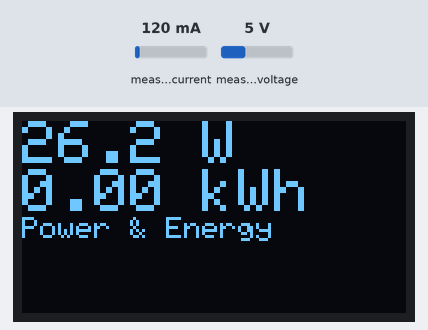
Bench run of a sketch on a simulated ESP32. On the bench: 128×64 one-colour display. Inputs (shaded band) come from the test bench; at power-on: measured current 120 mA, measured voltage 5 V. WiFi joins after 1.5 s; servers stay silent unless stated; the display library's start-up logo is not drawn; uploads are accepted with an empty reply; what the sketch prints to the serial monitor is not drawn.

Above: at 6.9 s.
7.0 s: measured current set to 40 mA
At 7.4 s:
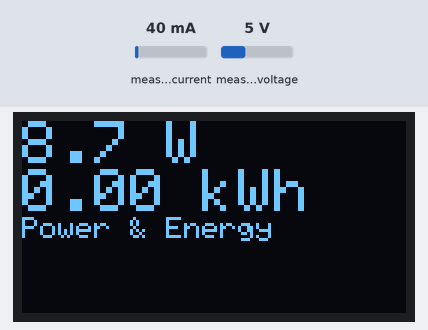
11.8 s: measured current set to 500 mA
At 14.6 s:
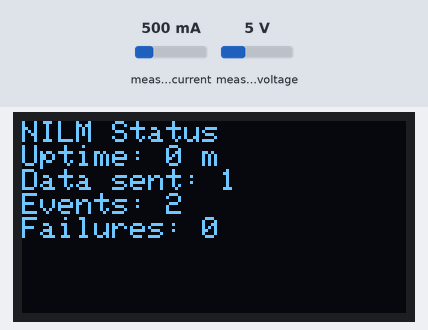
14.8 s: measured voltage set to 0.3 V
At 15.7 s:
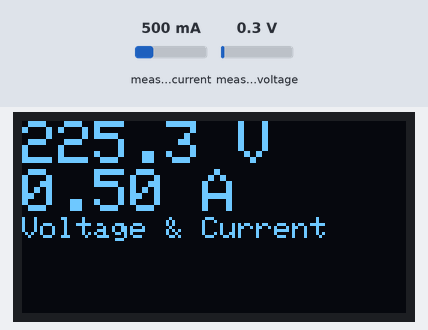
17.8 s: measured voltage set to 3.8 V
At 18.8 s:
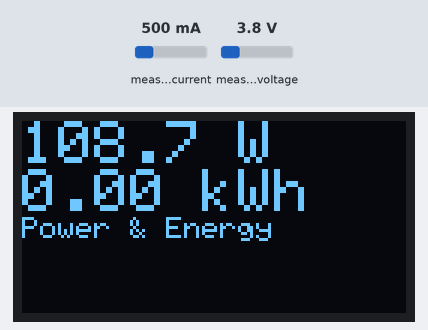
Timing chart, 0 to 20.8 s (numbered marks = the images above; inputs shaded):
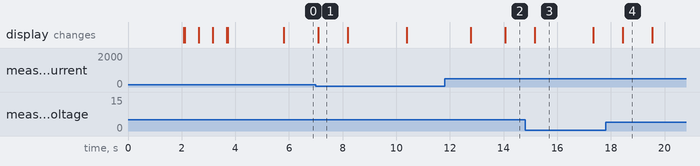

The sketch:

sketch_sep8b.ino
```cpp
#include <WiFi.h>
#include <HTTPClient.h>
#include <PZEM004Tv30.h>
#include <Wire.h>
#include <Adafruit_GFX.h>
#include <Adafruit_SSD1306.h>

// PZEM-004T connections (using Hardware Serial2 on ESP32)
#define PZEM_RX_PIN 16
#define PZEM_TX_PIN 17
#define PZEM_SERIAL Serial2

// OLED display settings
#define SCREEN_WIDTH 128
#define SCREEN_HEIGHT 64
#define OLED_RESET -1
#define SCREEN_ADDRESS 0x3C

// WiFi credentials
const char* ssid = "ACD";
const char* password = "pass1234";

// Server details
const char* serverURL = "http://10.235.96.251:5000/api/data";

// API Key - MUST MATCH SERVER API KEY
const char* apiKey = "nilm-system-api-key-2023"; // Change this to match your server

// PZEM object
PZEM004Tv30 pzem(PZEM_SERIAL, PZEM_RX_PIN, PZEM_TX_PIN);

// OLED display object
Adafruit_SSD1306 display(SCREEN_WIDTH, SCREEN_HEIGHT, &Wire, OLED_RESET);

// Variables for event detection
float prevPower = 0;
const float powerThreshold = 20.0; // 20W threshold for event detection
unsigned long lastSaveTime = 0;
const unsigned long saveInterval = 10000; // Save every 10 seconds

// Variables for OLED display cycling
unsigned long lastDisplayChange = 0;
const unsigned long displayInterval = 2000; // Change display every 2 seconds
int displayState = 0;

// System status variables
unsigned long systemStartTime = 0;
int dataPointsSent = 0;
int eventsDetected = 0;
int failedRequests = 0;

void setup() {
  Serial.begin(115200);

  // Initialize OLED display
  if(!display.begin(SSD1306_SWITCHCAPVCC, SCREEN_ADDRESS)) {
    Serial.println(F("SSD1306 allocation failed"));
    for(;;); // Don't proceed, loop forever
  }

  // Show initial display buffer contents on the screen
  display.display();
  delay(2000);

  // Clear the buffer
  display.clearDisplay();

  // Display startup message
  display.setTextSize(1);
  display.setTextColor(SSD1306_WHITE);
  display.setCursor(0, 0);
  display.println(F("NILM System"));
  display.println(F("Initializing..."));
  display.display();

  // Initialize PZEM
  PZEM_SERIAL.begin(9600, SERIAL_8N1, PZEM_RX_PIN, PZEM_TX_PIN);

  // Connect to WiFi
  WiFi.begin(ssid, password);
  display.clearDisplay();
  display.setCursor(0, 0);
  display.println(F("Connecting to WiFi"));
  display.display();

  Serial.print("Connecting to WiFi");
  int wifiRetries = 0;
  while (WiFi.status() != WL_CONNECTED && wifiRetries < 20) {
    delay(500);
    Serial.print(".");
    display.print(".");
    display.display();
    wifiRetries++;
  }

  if (WiFi.status() != WL_CONNECTED) {
    display.clearDisplay();
    display.setCursor(0, 0);
    display.println(F("WiFi connection"));
    display.println(F("failed!"));
    display.display();
    Serial.println("\nWiFi connection failed");
    while(1) delay(1000); // Stop here if WiFi fails
  }

  display.clearDisplay();
  display.setCursor(0, 0);
  display.println(F("WiFi connected"));
  display.print(F("IP: "));
  display.println(WiFi.localIP());
  display.display();
  delay(2000);

  Serial.println("\nConnected to WiFi");
  Serial.print("IP address: ");
  Serial.println(WiFi.localIP());
  Serial.print("API Key: ");
  Serial.println(apiKey);

  // Record system start time
  systemStartTime = millis();
}

void loop() {
  // Read data from PZEM-004T
  float voltage = pzem.voltage();
  float current = pzem.current();
  float power = pzem.power();
  float energy = pzem.energy();
  float frequency = pzem.frequency();
  float pf = pzem.pf();

  // Check if readings are valid
  if (isnan(voltage) || isnan(current)) {
    Serial.println("Error reading from PZEM-004T");
    displayError("PZEM Read Error");
    delay(1000);
    return;
  }

  // Update OLED display
  updateDisplay(voltage, current, power, energy, frequency, pf);

  // Print data to serial
  Serial.print("Voltage: "); Serial.print(voltage); Serial.println("V");
  Serial.print("Current: "); Serial.print(current); Serial.println("A");
  Serial.print("Power: "); Serial.print(power); Serial.println("W");
  Serial.print("Energy: "); Serial.print(energy); Serial.println("kWh");
  Serial.print("Frequency: "); Serial.print(frequency); Serial.println("Hz");
  Serial.print("PF: "); Serial.println(pf);
  Serial.print("RSSI: "); Serial.print(WiFi.RSSI()); Serial.println(" dBm");

  // Event detection (simple threshold-based)
  if (abs(power - prevPower) > powerThreshold) {
    Serial.println("Power event detected!");
    eventsDetected++;
    String eventData = createEventJSON(voltage, current, power, energy, frequency, pf, "event");
    sendDataToServer(eventData);
  }

  // Periodic data saving
  if (millis() - lastSaveTime > saveInterval) {
    String periodicData = createEventJSON(voltage, current, power, energy, frequency, pf, "periodic");
    if (sendDataToServer(periodicData)) {
      dataPointsSent++;
    }
    lastSaveTime = millis();
  }

  prevPower = power;
  delay(1000); // Read every second
}

void updateDisplay(float voltage, float current, float power, float energy, float frequency, float pf) {
  // Change display state every displayInterval milliseconds
  if (millis() - lastDisplayChange > displayInterval) {
    displayState = (displayState + 1) % 5; // Cycle through 5 display states
    lastDisplayChange = millis();
  }

  display.clearDisplay();
  display.setTextSize(1);
  display.setTextColor(SSD1306_WHITE);
  display.setCursor(0, 0);

  switch (displayState) {
    case 0:
      // Display voltage and current
      display.setTextSize(2);
      display.print(voltage, 1);
      display.println(" V");
      display.print(current, 2);
      display.println(" A");
      display.setTextSize(1);
      display.println("Voltage & Current");
      break;

    case 1:
      // Display power and energy
      display.setTextSize(2);
      display.print(power, 1);
      display.println(" W");
      display.print(energy, 2);
      display.println(" kWh");
      display.setTextSize(1);
      display.println("Power & Energy");
      break;

    case 2:
      // Display frequency and power factor
      display.setTextSize(2);
      display.print(frequency, 1);
      display.println(" Hz");
      display.print(pf, 2);
      display.println(" PF");
      display.setTextSize(1);
      display.println("Freq & Power Fact");
      break;

    case 3:
      // Display system status
      display.setTextSize(1);
      display.println("System Status");
      display.print("WiFi: ");
      display.println(WiFi.SSID());
      display.print("RSSI: ");
      display.print(WiFi.RSSI());
      display.println(" dBm");
      display.print("IP: ");
      display.println(WiFi.localIP());
      break;

    case 4:
      // Display NILM system info
      display.setTextSize(1);
      display.println("NILM Status");
      display.print("Uptime: ");
      display.print(millis() / 60000);
      display.println(" m");
      display.print("Data sent: ");
      display.println(dataPointsSent);
      display.print("Events: ");
      display.println(eventsDetected);
      display.print("Failures: ");
      display.println(failedRequests);
      break;
  }

  display.display();
}

void displayError(const char* errorMessage) {
  display.clearDisplay();
  display.setTextSize(1);
  display.setTextColor(SSD1306_WHITE);
  display.setCursor(0, 0);
  display.println("ERROR:");
  display.setTextSize(2);
  display.setCursor(0, 20);
  display.println(errorMessage);
  display.display();
}

String createEventJSON(float voltage, float current, float power, float energy, float frequency, float pf, String type) {
  String data = "{";
  data += "\"type\":\"" + type + "\",";
  data += "\"voltage\":" + String(voltage, 2) + ",";
  data += "\"current\":" + String(current, 3) + ",";
  data += "\"power\":" + String(power, 2) + ",";
  data += "\"energy\":" + String(energy, 3) + ",";
  data += "\"frequency\":" + String(frequency, 2) + ",";
  data += "\"power_factor\":" + String(pf, 2) + ",";
  data += "\"rssi\":" + String(WiFi.RSSI()) + ",";
  data += "\"heap\":" + String(ESP.getFreeHeap());
  data += "}";
  return data;
}

bool sendDataToServer(String data) {
  if (WiFi.status() != WL_CONNECTED) {
    Serial.println("WiFi Disconnected");
    displayError("WiFi Disconnected");

    // Attempt to reconnect
    WiFi.disconnect();
    WiFi.begin(ssid, password);

    int retries = 0;
    while (WiFi.status() != WL_CONNECTED && retries < 10) {
      delay(500);
      Serial.print(".");
      retries++;
    }

    if (WiFi.status() != WL_CONNECTED) {
      Serial.println("Reconnection failed");
      failedRequests++;
      return false;
    }

    Serial.println("Reconnected to WiFi");
  }

  HTTPClient http;
  http.begin(serverURL);
  http.addHeader("Content-Type", "application/json");
  http.addHeader("X-API-Key", apiKey);  // Add API key header

  int httpResponseCode = http.POST(data);

  if (httpResponseCode > 0) {
    String response = http.getString();
    Serial.println("HTTP Response code: " + String(httpResponseCode));
    Serial.println("Response: " + response);
    http.end();
    return true;
  } else {
    Serial.println("Error in HTTP request: " + String(httpResponseCode));
    if (httpResponseCode == 401) {
      Serial.println("API key rejected by server - check API key configuration");
      displayError("API Key Error");
    }
    failedRequests++;
    http.end();
    return false;
  }
}
```

Measured:
- after the input at 11.8 s, the display: first differs from a run without the input after 2.3 s (image 2)
- after the input at 17.8 s, the display: changes after 0.64 s (image 4)
- what the display in image 1 shows lasts 1.1 s, from 7.1 s to 8.2 s
- what the display in image 3 shows lasts 2.1 s, from 15.2 s to 17.3 s
